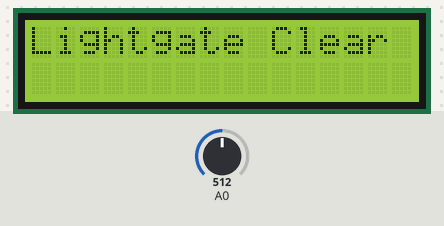
Bench run of a sketch on a simulated Arduino Uno, built with avr-gcc and run on an emulated ATmega328P. Parts: 16×2 character LCD. The test bench sets the inputs (shaded band); at power-on: A0 = 512. What the sketch prints to the serial monitor is not drawn.

Above: at 1.2 s.
1.3 s: A0 set to 156
2.8 s: A0 set to 142
At 3.5 s:
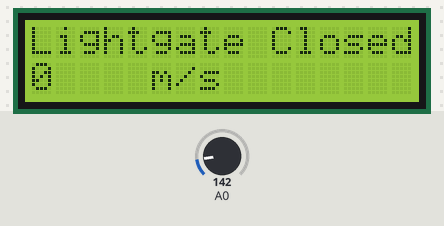
5.8 s: A0 set to 160
At 6.9 s:
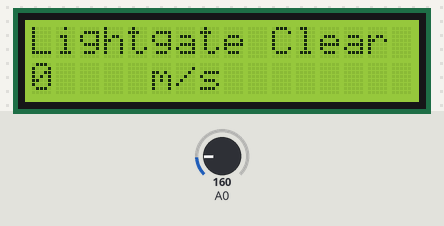
7.4 s: A0 set to 0
At 8.4 s:
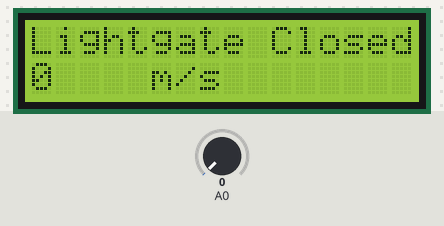
10.4 s: A0 set to 306
At 11.7 s:
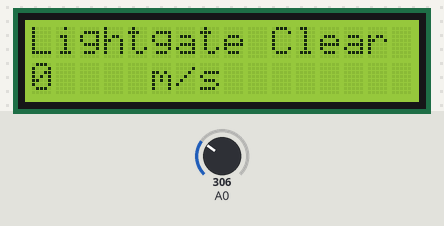
12.0 s: A0 set to 140
At 13.2 s:
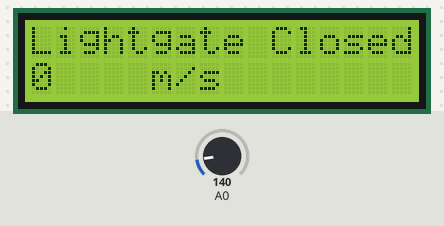
Timing chart, 0 to 14.5 s (numbered marks = the images above; inputs shaded):
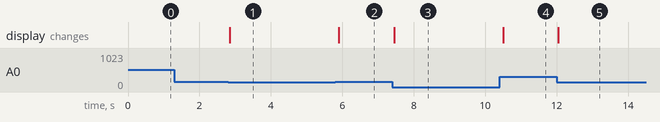

Measured:
- the behaviour switches between 150 and 149 on A0 (found by bisection; images 0 and 1)
- after the input at 1.3 s, every drawn part: stays the same
- after the input at 2.8 s, the display: changes at once (image 1)
- after the input at 5.8 s, the display: changes after 0.10 s (image 2)
- after the input at 7.4 s, the display: changes after 0.05 s (image 3)
- after the input at 10.4 s, the display: changes after 0.11 s (image 4)
- after the input at 12.0 s, the display: changes after 0.05 s (image 5)

The sketch:

lightgate.ino
```cpp
#include <LiquidCrystal.h>

LiquidCrystal lcd(12, 11, 5, 4, 3, 2);
int threshold = 150;
const int count = 500;
int readings[count];
int readIndex, total, photoresistor;
int length = 0; // Length of object passing thru tube in meters

void setup() {
  Serial.begin(9600);
  lcd.begin(16,2);
  lcd.clear();
  for (int i = 0; i < count; i++) {
    readings[i] = 0;
  }
}

void loop() {
  total = total - readings[readIndex];
  readings[readIndex] = analogRead(A0);
  total = total + readings[readIndex];
  readIndex = readIndex + 1;
  if (readIndex >= count) {
    readIndex = 0;
  }

  photoresistor = analogRead(A0);
  Serial.println(photoresistor);

  if (photoresistor < threshold) {
    lcd.clear();
    lcd.setCursor(0,0);
    lcd.print("Lightgate Closed");
    lcd.setCursor(0,1);
    lcd.print(length / readIndex);
    lcd.setCursor(5,1);
    lcd.print("m/s");
  }

  else {
    lcd.setCursor(0,0);
    lcd.print("Lightgate Clear ");
    readIndex = 0;
  }
  delay(100);
}
```
